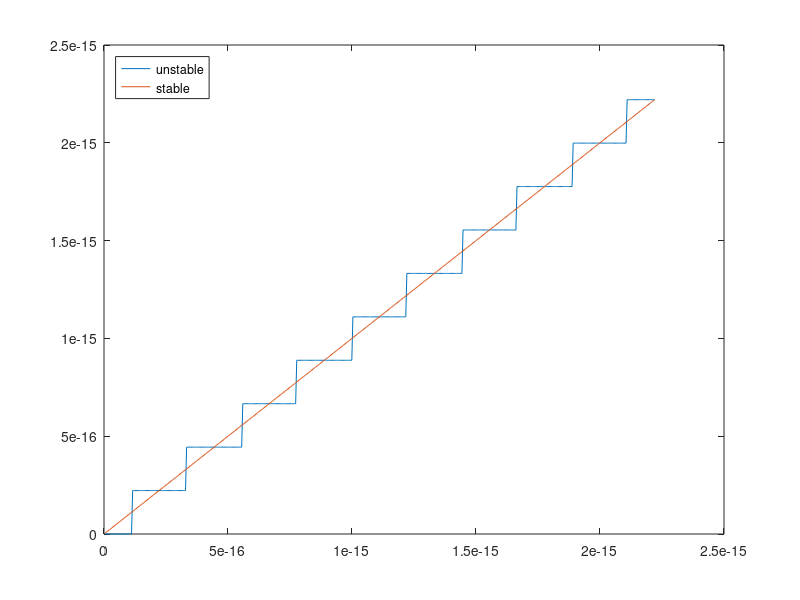
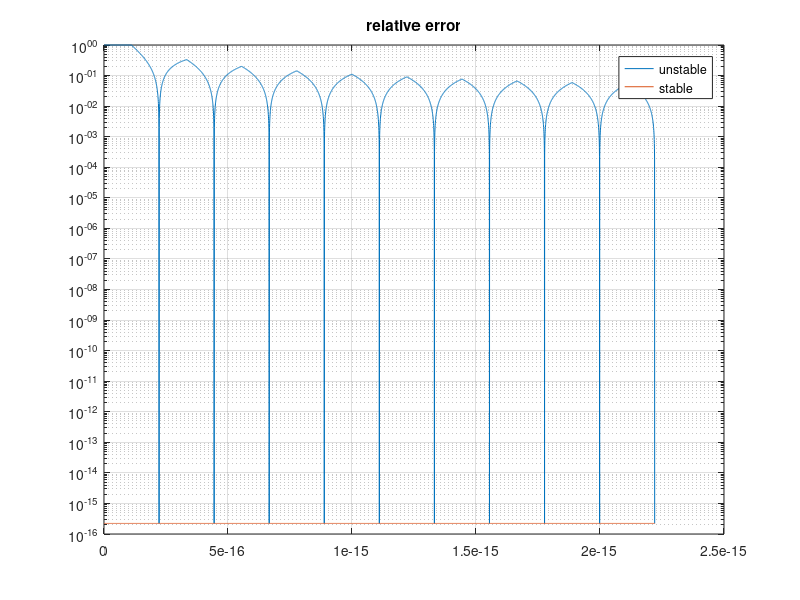

Write MATLAB code to recreate these figures, in order.
function A4
a_unstable = @(x) log(1+x);

%% Plot 1
figure(1);clf;
x=(1:500)/50*eps;
plot(x,a_unstable(x),x,a_stable(x));
legend({'unstable','stable'},'Location','NorthWest');

%% Plot 2
figure(2);clf;
x=(1:5000)/500*eps;
err = @(alg,true) max(abs((alg-true)./(true)),eps);
semilogy(x,err(a_unstable(x),log1p(x)),x,err(a_stable(x),log1p(x)));
grid on; title('relative error');
legend({'unstable','stable'});

end

function erg=a_stable(x)
w=1+x;
erg=(log(w)./(w-1)).*x;
erg(w==1)=x(w==1);
end
